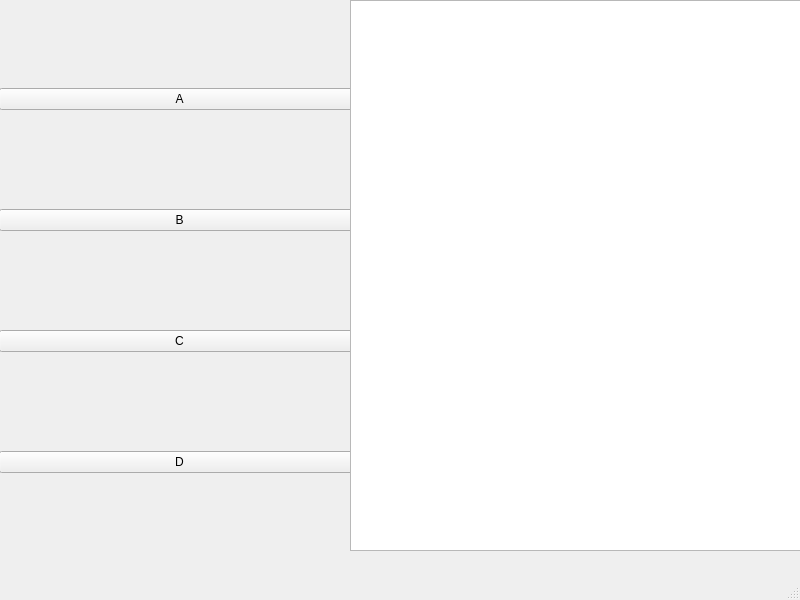
<?xml version="1.0" encoding="UTF-8"?>
<ui version="4.0">
 <class>MainWindow</class>
 <widget class="QMainWindow" name="MainWindow">
  <property name="geometry">
   <rect>
    <x>0</x>
    <y>0</y>
    <width>800</width>
    <height>600</height>
   </rect>
  </property>
  <property name="windowTitle">
   <string>MainWindow</string>
  </property>
  <widget class="QWidget" name="centralwidget">
   <widget class="QWidget" name="verticalLayoutWidget">
    <property name="geometry">
     <rect>
      <x>-1</x>
      <y>-5</y>
      <width>361</width>
      <height>571</height>
     </rect>
    </property>
    <layout class="QVBoxLayout" name="verticalLayout">
     <item>
      <widget class="QPushButton" name="pushButton_3">
       <property name="text">
        <string>A</string>
       </property>
      </widget>
     </item>
     <item>
      <widget class="QPushButton" name="pushButton_2">
       <property name="text">
        <string>B</string>
       </property>
      </widget>
     </item>
     <item>
      <widget class="QPushButton" name="pushButton">
       <property name="text">
        <string>C</string>
       </property>
      </widget>
     </item>
     <item>
      <widget class="QPushButton" name="pushButton_4">
       <property name="text">
        <string>D</string>
       </property>
      </widget>
     </item>
    </layout>
   </widget>
   <widget class="QListView" name="listView">
    <property name="geometry">
     <rect>
      <x>350</x>
      <y>0</y>
      <width>471</width>
      <height>551</height>
     </rect>
    </property>
   </widget>
  </widget>
  <widget class="QMenuBar" name="menubar">
   <property name="geometry">
    <rect>
     <x>0</x>
     <y>0</y>
     <width>800</width>
     <height>33</height>
    </rect>
   </property>
  </widget>
  <widget class="QStatusBar" name="statusbar"/>
 </widget>
 <resources/>
 <connections/>
</ui>
